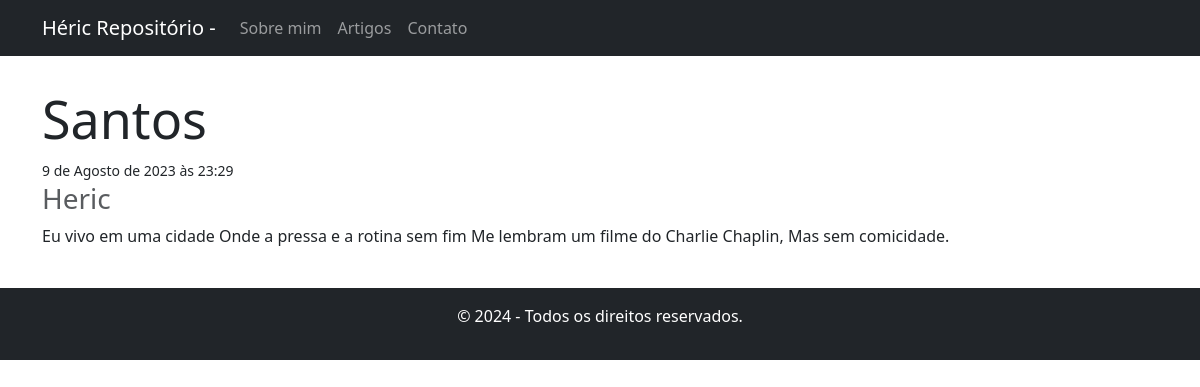
Before: /1/ with the older database file.
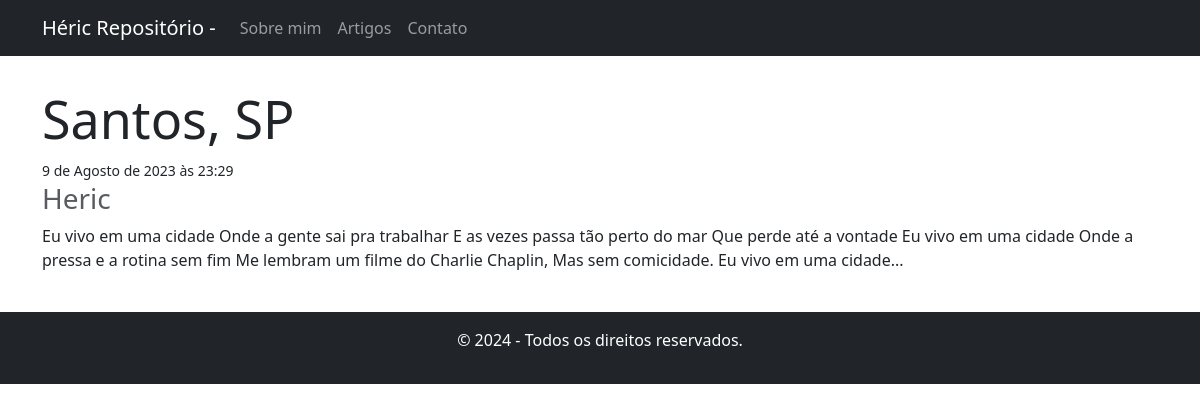
After: the same page with the newer database file.
### poems/models.py (models this page shows, shortened)
class Poema(models.Model):
    titulo = models.CharField(max_length=200)
    autor = models.CharField(max_length=100)
    exceto = models.TextField(null=True, blank=True)
    conteudo = models.TextField()
    image = models.ImageField(upload_to='', null=True, blank=True)
    data_publicacao = models.DateTimeField(auto_now_add=True)

### poems/views.py (the view)
# urls.py: path('<int:pk>/', views.poema_detalhe, name='poema_detalhe'),
def poema_detalhe(request, pk):
    poema = get_object_or_404(Poema, id=pk)
    context = {'poem': poema, 'title': poema.titulo}
    return render(request, 'poema_detalhe.html', context)

### poemsproject/templates/poema_detalhe.html (shortened to what this page needs)
{% extends 'base.html' %}
{% block conteudo %}
      <div class="container">
        <h9 class="card-title">{{ poem.titulo }}</h9>
        <br>
        <small class="data">{{ poem.data_publicacao }}</small>
        <h3 class="card-subtitle mb-2 text-muted">{{ poem.autor }}</h3>
        <p>{{ poem.conteudo | safe }}</p>
      </div>
{% endblock conteudo %}

Changed rows visible on the page:
changed Poema "Heric": titulo "Santos" → "Santos, SP"; conteudo "Eu vivo em uma cidade Onde a pressa e a rotina sem fim Me lembram um filme do Charlie Chaplin, Mas sem comicidade." → "…uma cidade Onde a gente sai pra trabalhar E as vezes passa tão perto do mar Que perde até a vontade Eu vivo em uma cidade Onde a pressa e a rotina sem fim Me lembram um filme do Charlie Chaplin, Mas sem comicidade. Eu vivo em uma cidade..."
